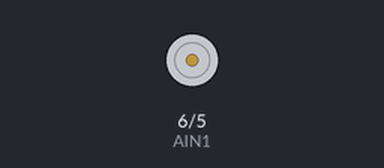
Recording of a sketch running on a simulated Arduino Uno, built with avr-gcc and run on an emulated ATmega328P. On the bench: motor-driver pin pairs drawn as motors (green arrow = first pin HIGH = forward, orange = second pin HIGH = backward, longer = more drive).

Above: at 0.05 s.
At 6.45 s:
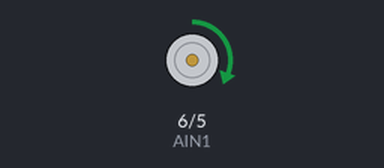
At 19.95 s:
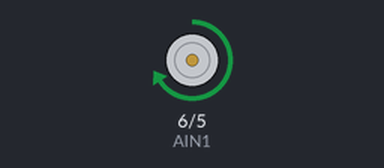
At 39.85 s:
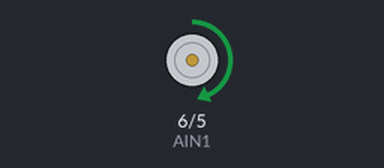
Timing chart, 0 to 40.0 s (numbered marks = the images above):
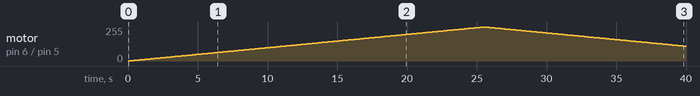

Measured:
- by itself, motor on pin 6 (AIN1) / pin 5 (AIN2): rises from stopped to forward 255/255 in 25.4 s, then falls to forward 111/255 in 14.4 s

The sketch:

Task7_new_.ino
```cpp
#define AIN1 6
#define AIN2 5
#define volt1 0
int var = 0;

void setup() {
  Serial.begin(9600);
  pinMode(AIN2,OUTPUT);
  pinMode(AIN1,OUTPUT);

}

void loop() {
  digitalWrite(AIN2, LOW);
  while(var<255){
    analogWrite(AIN1,var);
    var++;
    delay(100);
  }
  while(var>0){
    analogWrite(AIN1,var);
    var--;
    delay(100);
  }
 }
```
